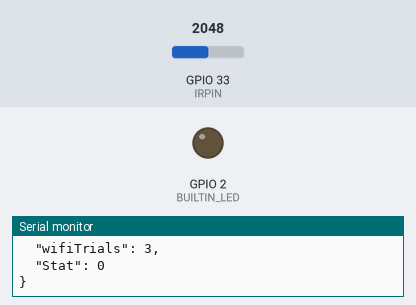
Simulated run of this sketch. Board: ESP32. On the bench: output pins drawn as LEDs (lit = HIGH), the last lines printed to the serial monitor. Inputs (shaded band) come from the test bench; at power-on: GPIO 33 (IRPIN) = 2048. WiFi joins after 1.5 s; servers stay silent unless stated; random numbers use the default seed unless the sketch sets one; no MQTT or app messages arrive unless stated; not simulated (calls return 0 or success): credentials.h.

Above: at 6.7 s.
6.8 s: GPIO 33 (IRPIN) set to 1974
At 8.4 s:
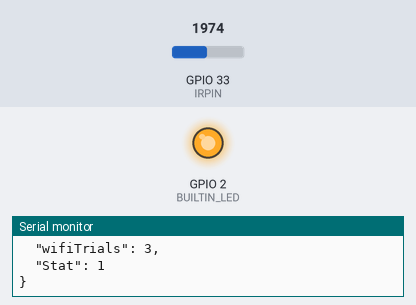
9.1 s: GPIO 33 (IRPIN) set to 1692
11.3 s: GPIO 33 (IRPIN) set to 1588
At 13.5 s:
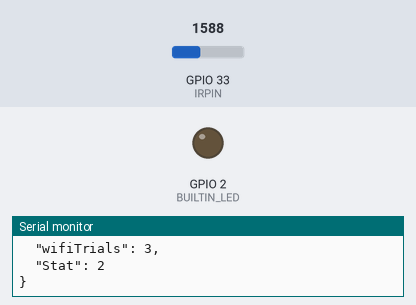
Timing chart, 0 to 15.0 s (numbered marks = the images above; inputs shaded):
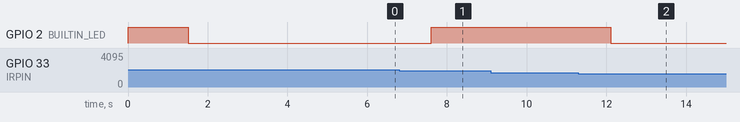

Measured:
- the behaviour switches between 2048 and 2047 on GPIO 33 (IRPIN) (found by bisection; images 0 and 1)
- the behaviour switches between 1624 and 1623 on GPIO 33 (IRPIN) (found by bisection; images 1 and 2)
- after the input at 6.8 s, GPIO 2 (BUILTIN_LED): LOW → HIGH after 0.80 s
- after the input at 11.3 s, GPIO 2 (BUILTIN_LED): HIGH → LOW after 0.81 s

The sketch:

WaterMeterV3.ino
```cpp
// (licence header left out)
#include <WiFi.h>
#include <PubSubClient.h>
#include <ESPmDNS.h>
#include <WiFiUdp.h>
#include <ArduinoOTA.h>
#include <credentials.h>
#include <ArduinoJson.h>

#define BUILTIN_LED 2

#define OUTTOPIC "water"
#define IRPIN 33

#define DEBUG

// Update these with values suitable for your network.

const char* ssid = mySSID;
const char* password = myPASSWORD;
const char* mqtt_server = "192.168.0.203";
RTC_DATA_ATTR int wifiTrials, mqttTrials;
RTC_DATA_ATTR int bootCount;

int waterTicks, lastTicks;
int irLevel, lastLevel, diff, lastDiff;
int irMin = 1200;
int irMiddle;
int irMax = 2000;
unsigned long entry, lastaliveMessage;
int machineStat, lastMaschStat;
int consumption;

WiFiClient espClient;
PubSubClient client(espClient);

#define MSG_BUFFER_SIZE	(200)
char msg[MSG_BUFFER_SIZE];
char msg1[MSG_BUFFER_SIZE];

void setup_wifi() {
  delay(10);
  // We start by connecting to a WiFi network
  Serial.println();
  Serial.print("Connecting to ");
  Serial.println(ssid);

  WiFi.mode(WIFI_STA);
  WiFi.begin(ssid, password);
  wifiTrials = 0;
  while (WiFi.status() != WL_CONNECTED && wifiTrials < 50) {
    delay(500);
    wifiTrials++;
    Serial.print(".");
  }

  if (wifiTrials >= 100) ESP.restart();

  randomSeed(micros());

  Serial.println("");
  Serial.println("WiFi connected");
  Serial.println("IP address: ");
  Serial.println(WiFi.localIP());
  digitalWrite(BUILTIN_LED, LOW);
}

void callback(char* topic, byte* payload, unsigned int length) {
  Serial.print("Message arrived [");
  Serial.print(topic);
  Serial.print("] ");
  for (int i = 0; i < length; i++) {
    Serial.print((char)payload[i]);
  }
  Serial.println();

  // Switch on the LED if an 1 was received as first character
  if ((char)payload[0] == '1') {
    // but actually the LED is on; this is because
    // it is active low on the ESP-01)
  } else {
  }

}

void reconnect() {
  // Loop until we're reconnected
  mqttTrials = 0;
  while (!client.connected() && (mqttTrials < 5)) {
    Serial.print("Attempting MQTT connection...");
    Serial.print("Attempting MQTT connection...");
    // Create a random client ID
    String clientId = "ESP8266Client-";
    clientId += String(random(0xffff), HEX);
    // Attempt to connect
    if (client.connect(clientId.c_str())) {
      Serial.println("connected");
      // ... and resubscribe
      client.subscribe("inTTopic");
    } else {
      Serial.print("failed, rc=");
      Serial.print(client.state());
      Serial.println(" try again in 5 seconds");
      Serial.print("RSSI: ");
      Serial.println(WiFi.RSSI());
      // Wait 5 seconds before retrying
      delay(5000);
    }
    mqttTrials++;
    Serial.print("mqttTrials: ");
    Serial.println(mqttTrials);
    publishDebugMessage('Y');
    if (mqttTrials >= 5) ESP.restart();
  }
}

void incrementTicks() {
  consumption = 1;
  StaticJsonDocument<200> doc;
  lastaliveMessage = millis();
  doc["messageType"] = "C";
  doc["consumption"] = consumption;
  serializeJsonPretty(doc, Serial);
  for (int i = 0; i < MSG_BUFFER_SIZE; i++)msg[i] = 0;
  serializeJsonPretty(doc, msg);
  client.publish(OUTTOPIC"/value", msg);
  lastaliveMessage = millis();
}

void publishDebugMessage(char messageType) {
  StaticJsonDocument<200> doc;
  doc["messageType"] = String(messageType);
  doc["min"] = irMin;
  doc["middle"] = irMiddle;
  doc["max"] = irMax;
  doc["level"] = irLevel;
  doc["diff"] = diff;
  doc["RSSI"] = WiFi.RSSI();
  doc["boot"] = bootCount;
  doc["mqttTrials"] = mqttTrials;
  doc["wifiTrials"] = wifiTrials;
  doc["Stat"] = machineStat;
  serializeJsonPretty(doc, Serial);
  for (int i = 0; i < MSG_BUFFER_SIZE; i++)msg[i] = 0;
  serializeJsonPretty(doc, msg);
  client.publish(OUTTOPIC"/debug", msg);
}

int readIR() {
  irLevel = analogRead(IRPIN);
  if (irLevel < 900) irLevel = 900;
  if (irLevel > 5000) irLevel = 5000;
  return irLevel;
}

void setup() {
  pinMode(BUILTIN_LED, OUTPUT);     // Initialize the BUILTIN_LED pin as an output
  Serial.begin(115200);
  bootCount++;
  Serial.println("Boot number: " + String(bootCount));

  digitalWrite(BUILTIN_LED, HIGH);
  setup_wifi();
  ArduinoOTA.setHostname("WaterMeter");
  ArduinoOTA
  .onStart([]() {
    String type;
    if (ArduinoOTA.getCommand() == U_FLASH)
      type = "sketch";
    else // U_SPIFFS
      type = "filesystem";

    // NOTE: if updating SPIFFS this would be the place to unmount SPIFFS using SPIFFS.end()
    Serial.println("Start updating " + type);
  })
  .onEnd([]() {
    Serial.println("\nEnd");
  })
  .onProgress([](unsigned int progress, unsigned int total) {
    Serial.printf("Progress: %u%%\r", (progress / (total / 100)));
  })
  .onError([](ota_error_t error) {
    Serial.printf("Error[%u]: ", error);
    if (error == OTA_AUTH_ERROR) Serial.println("Auth Failed");
    else if (error == OTA_BEGIN_ERROR) Serial.println("Begin Failed");
    else if (error == OTA_CONNECT_ERROR) Serial.println("Connect Failed");
    else if (error == OTA_RECEIVE_ERROR) Serial.println("Receive Failed");
    else if (error == OTA_END_ERROR) Serial.println("End Failed");
  });

  ArduinoOTA.begin();

  Serial.println("Ready");
  Serial.print("IP address: ");
  Serial.println(WiFi.localIP());
  client.setServer(mqtt_server, 1883);
  client.setCallback(callback);
  entry = millis();
  lastaliveMessage = millis();
  irLevel = readIR();
  delay(1000);
}

void loop() {
  ArduinoOTA.handle();
  if (!client.connected()) {
    reconnect();
  }
  client.loop();

  irLevel = readIR();
  if (irLevel > irMax) irMax = irLevel;   // maximum signal
  if (irLevel < irMin) irMin = irLevel;   // minimum signal
  irMiddle = (irMax + irMin) / 2;   // calculate middle of the signal
  diff = irLevel - lastLevel;  // first derivative
  if (millis() - entry > 500) {
    entry = millis();
    lastLevel = irLevel;
     publishDebugMessage('D');

    switch (machineStat) {
      case 0:
        if ((diff < 0) && (irLevel > irMiddle)) {
          machineStat = 1;
        }
        digitalWrite(BUILTIN_LED, LOW);
        break;
      case 1:
        if ((diff < 0) && (irLevel < irMiddle)) {
          irMax = irMax - 100; // for longterm adjustment
          machineStat = 2;
        }
        digitalWrite(BUILTIN_LED, HIGH);
        break;
      case 2:
        if ((diff > 0) && (irLevel < irMiddle)) machineStat = 3;
        digitalWrite(BUILTIN_LED, LOW);
        break;
      case 3:
        if (diff > 0 && (irLevel > irMiddle)) {
          irMin = irMin + 100; // long-term adjustment
          incrementTicks();
          machineStat = 0;
        }
        digitalWrite(BUILTIN_LED, HIGH);
        break;
      default:
        break;
    }
  }
#ifdef DEBUG
  if (machineStat != lastMaschStat) {
    publishDebugMessage('D');
    lastaliveMessage = millis();
    lastMaschStat = machineStat;
  }
#endif

  if (millis() > (lastaliveMessage + 1 * 60 * 1000)) {
    publishDebugMessage('A');
    lastaliveMessage = millis();
  }
}
```
